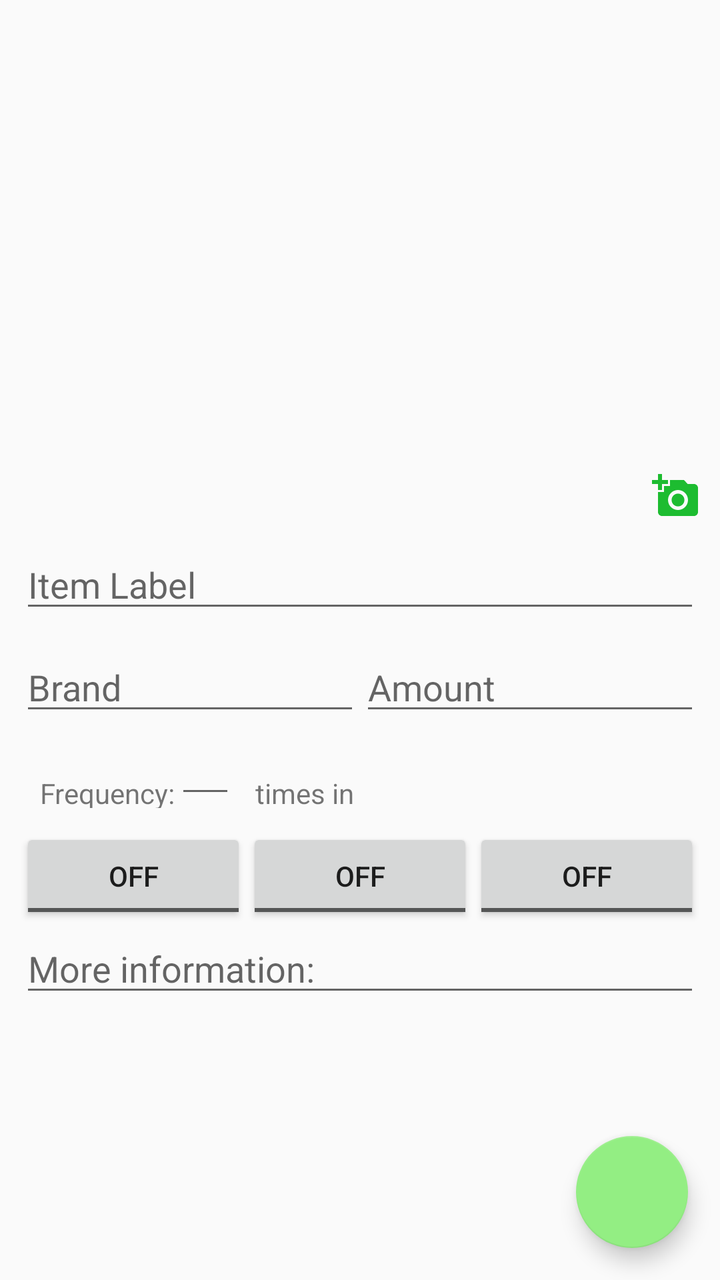
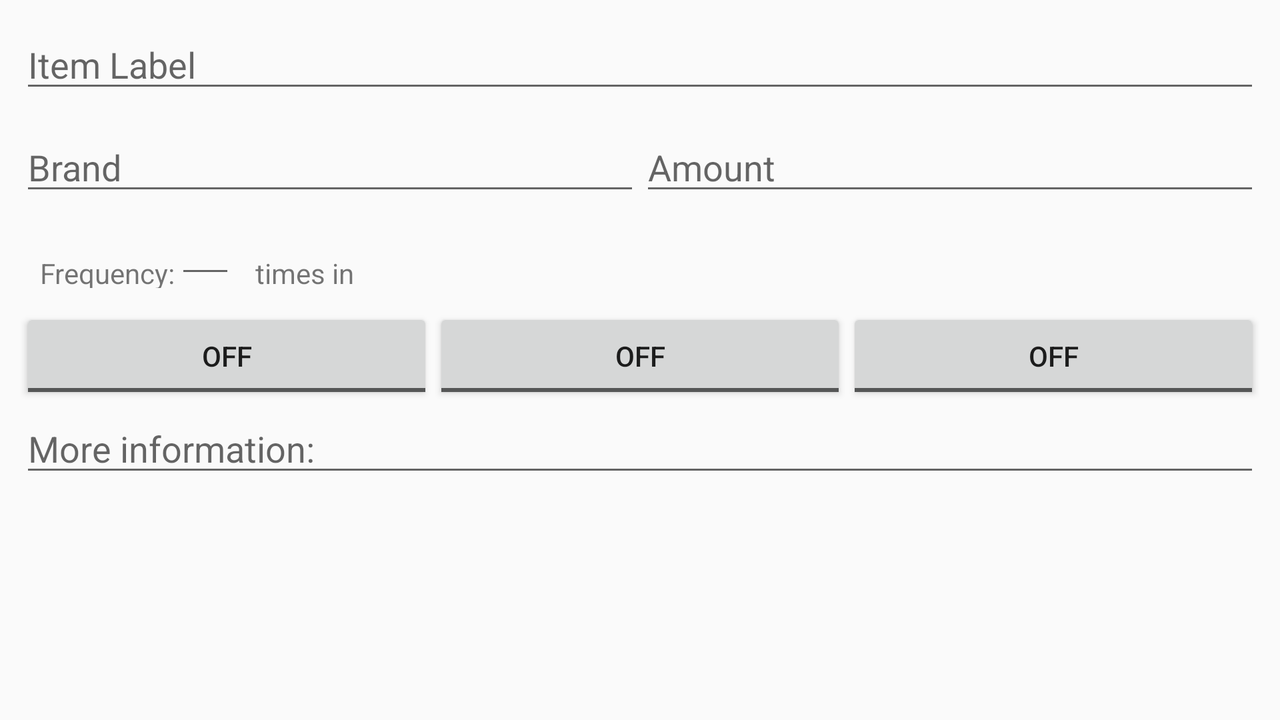

The same Android screen from two of the app's own layout files: first res/layout/ as a phone draws it, then the repository's variant for another configuration, drawn on a device whose configuration selects that folder. Both files follow.
<!-- AndroidManifest.xml: application theme AppTheme -->
<!-- res/layout/activity_new_food_item.xml -->
<?xml version="1.0" encoding="utf-8"?>
<androidx.constraintlayout.widget.ConstraintLayout xmlns:android="http://schemas.android.com/apk/res/android"
    xmlns:app="http://schemas.android.com/apk/res-auto"
    xmlns:tools="http://schemas.android.com/tools"
    android:layout_width="match_parent"
    android:layout_height="match_parent"
    tools:context=".activities.NewFoodItem">

    <ImageView
        android:id="@+id/imageView_new_fooditem"
        android:layout_width="match_parent"
        android:layout_height="250dp"
        android:layout_margin="10dp"
        android:adjustViewBounds="true"
        android:background="@drawable/grocerylist_imageview_bg"
        android:contentDescription="@string/food_image_content_description"
        android:scaleType="fitCenter"
        app:layout_constraintStart_toStartOf="parent"
        app:layout_constraintTop_toTopOf="parent" />

    <com.google.android.material.floatingactionbutton.FloatingActionButton
        android:layout_width="wrap_content"
        android:layout_height="wrap_content"
        android:layout_marginEnd="16dp"
        android:layout_marginBottom="16dp"
        android:onClick="onFabClick"
        android:src="@drawable/ic_check"
        app:layout_constraintBottom_toBottomOf="parent"
        app:layout_constraintEnd_toEndOf="parent" />

    <ImageButton
        android:layout_width="24dp"
        android:layout_height="24dp"
        android:layout_marginEnd="10dp"
        android:background="@drawable/ic_add_a_photo"
        android:contentDescription="@string/food_image_content_description"
        app:layout_constraintBottom_toBottomOf="@id/imageView_new_fooditem"
        android:onClick="onCameraIconClick"
        app:layout_constraintEnd_toEndOf="parent" />

    <LinearLayout
        android:layout_width="match_parent"
        android:layout_height="wrap_content"
        android:orientation="vertical"
        app:layout_constraintStart_toStartOf="parent"
        app:layout_constraintTop_toBottomOf="@id/imageView_new_fooditem">

        <include layout="@layout/input_fields_newfooditem" />
    </LinearLayout>
</androidx.constraintlayout.widget.ConstraintLayout>
<!-- res/layout/input_fields_newfooditem.xml (included above) -->
<?xml version="1.0" encoding="utf-8"?>
<LinearLayout xmlns:android="http://schemas.android.com/apk/res/android"
    android:layout_width="match_parent"
    android:layout_height="match_parent"
    android:layout_margin="10dp"
    android:orientation="vertical">

    <EditText
        android:id="@+id/editText_label"
        android:layout_width="match_parent"
        android:layout_height="wrap_content"
        android:hint="@string/hint_item_label"
        android:importantForAutofill="no"
        android:inputType="text" />

    <LinearLayout
        android:layout_width="match_parent"
        android:layout_height="wrap_content"
        android:layout_marginTop="10dp"
        android:orientation="horizontal">

        <EditText
            android:id="@+id/editText_brand"
            android:layout_width="match_parent"
            android:layout_height="wrap_content"
            android:layout_weight="1"
            android:hint="@string/hint_brand"
            android:importantForAutofill="no"
            android:inputType="text" />

        <EditText
            android:id="@+id/editText_amount"
            android:layout_width="match_parent"
            android:layout_height="wrap_content"
            android:layout_weight="1"
            android:hint="@string/hint_amount"
            android:importantForAutofill="no"
            android:inputType="number" />
    </LinearLayout>

    <LinearLayout
        android:layout_width="match_parent"
        android:layout_height="wrap_content">

        <TextView
            android:layout_width="wrap_content"
            android:layout_height="wrap_content"
            android:layout_marginStart="10dp"
            android:layout_marginTop="10dp"
            android:text="@string/textview_frequency_1" />

        <EditText
            android:layout_width="30dp"
            android:layout_height="wrap_content"
            android:inputType="number" />

        <TextView
            android:layout_width="wrap_content"
            android:layout_height="wrap_content"
            android:layout_marginStart="10dp"
            android:layout_marginTop="10dp"
            android:text="@string/textview_frequency_2" />
    </LinearLayout>

    <LinearLayout
        android:layout_width="match_parent"
        android:layout_height="wrap_content"
        android:layout_marginTop="10dp"
        android:orientation="horizontal">

        <ToggleButton
            android:id="@+id/togglebutton_week"
            android:layout_width="wrap_content"
            android:layout_height="wrap_content"
            android:layout_weight="1"
            android:text="@string/button_week" />

        <ToggleButton
            android:id="@+id/togglebutton_two_weeks"
            android:layout_width="wrap_content"
            android:layout_height="wrap_content"
            android:layout_weight="1"
            android:text="@string/button_twoweeks" />

        <ToggleButton
            android:id="@+id/togglebutton_month"
            android:layout_width="wrap_content"
            android:layout_height="wrap_content"
            android:layout_weight="1"
            android:text="@string/button_month" />

    </LinearLayout>

    <EditText
        android:id="@+id/editText_info"
        android:layout_width="match_parent"
        android:layout_height="wrap_content"
        android:hint="@string/hint_more_information"
        android:inputType="text" />


</LinearLayout>
<!-- resources referenced by this layout -->
<resources>
  <!-- drawable ic_add_a_photo (drawable) -->
  <vector xmlns:android="http://schemas.android.com/apk/res/android"
      android:width="24dp"
      android:height="24dp"
      android:tint="#1DBC30"
      android:viewportWidth="24.0"
      android:viewportHeight="24.0">
      <path
          android:fillColor="#FF000000"
          android:pathData="M3,4L3,1h2v3h3v2L5,6v3L3,9L3,6L0,6L0,4h3zM6,10L6,7h3L9,4h7l1.83,2L21,6c1.1,0 2,0.9 2,2v12c0,1.1 -0.9,2 -2,2L5,22c-1.1,0 -2,-0.9 -2,-2L3,10h3zM13,19c2.76,0 5,-2.24 5,-5s-2.24,-5 -5,-5 -5,2.24 -5,5 2.24,5 5,5zM9.8,14c0,1.77 1.43,3.2 3.2,3.2s3.2,-1.43 3.2,-3.2 -1.43,-3.2 -3.2,-3.2 -3.2,1.43 -3.2,3.2z" />
  </vector>
  <string name="button_month">A Month</string>
  <string name="button_twoweeks">Two Weeks</string>
  <string name="button_week">A Week</string>
  <string name="food_image_content_description">Food-item image</string>
  <string name="hint_amount">Amount</string>
  <string name="hint_brand">Brand</string>
  <string name="hint_item_label">Item Label</string>
  <string name="hint_more_information">More information:</string>
  <string name="textview_frequency_1">Frequency:</string>
  <string name="textview_frequency_2">times in</string>
  <style name="AppTheme" parent="Theme.AppCompat.Light.DarkActionBar">
          <item name="colorPrimary">@color/colorPrimary</item>
          <item name="colorPrimaryDark">@color/colorPrimaryDark</item>
          <item name="colorAccent">@color/colorPrimaryLight</item>
      </style>
  <color name="colorPrimary">#53E344</color>
  <color name="colorPrimaryDark">#41D23C</color>
  <color name="colorPrimaryLight">#93EE83</color>
</resources>
<!-- res/layout-land/activity_new_food_item.xml (the repository's variant of the layout above) -->
<!-- drawn on the phone turned sideways -->
<?xml version="1.0" encoding="utf-8"?>
<androidx.coordinatorlayout.widget.CoordinatorLayout xmlns:android="http://schemas.android.com/apk/res/android"
    xmlns:tools="http://schemas.android.com/tools"
    android:layout_width="match_parent"
    android:layout_height="match_parent"
    tools:context=".activities.NewFoodItem">

    <com.google.android.material.floatingactionbutton.FloatingActionButton
        android:id="@+id/fab_new_fooditem"
        style="@style/fabs"
        android:layout_gravity="bottom|end"
        android:onClick="onFabClick"
        android:src="@drawable/ic_check" />

    <include layout="@layout/input_fields_newfooditem" />
</androidx.coordinatorlayout.widget.CoordinatorLayout>
<!-- resources referenced by the variant -->
<!-- as the phone turned sideways resolves them -->
<resources>
  <string name="button_month">A Month</string>
  <string name="button_twoweeks">Two Weeks</string>
  <string name="button_week">A Week</string>
  <string name="hint_amount">Amount</string>
  <string name="hint_brand">Brand</string>
  <string name="hint_item_label">Item Label</string>
  <string name="hint_more_information">More information:</string>
  <string name="textview_frequency_1">Frequency:</string>
  <string name="textview_frequency_2">times in</string>
  <style name="AppTheme" parent="Theme.AppCompat.Light.DarkActionBar">
          <item name="colorPrimary">@color/colorPrimary</item>
          <item name="colorPrimaryDark">@color/colorPrimaryDark</item>
          <item name="colorAccent">@color/colorPrimaryLight</item>
      </style>
  <color name="colorPrimary">#53E344</color>
  <color name="colorPrimaryDark">#41D23C</color>
  <color name="colorPrimaryLight">#93EE83</color>
</resources>
